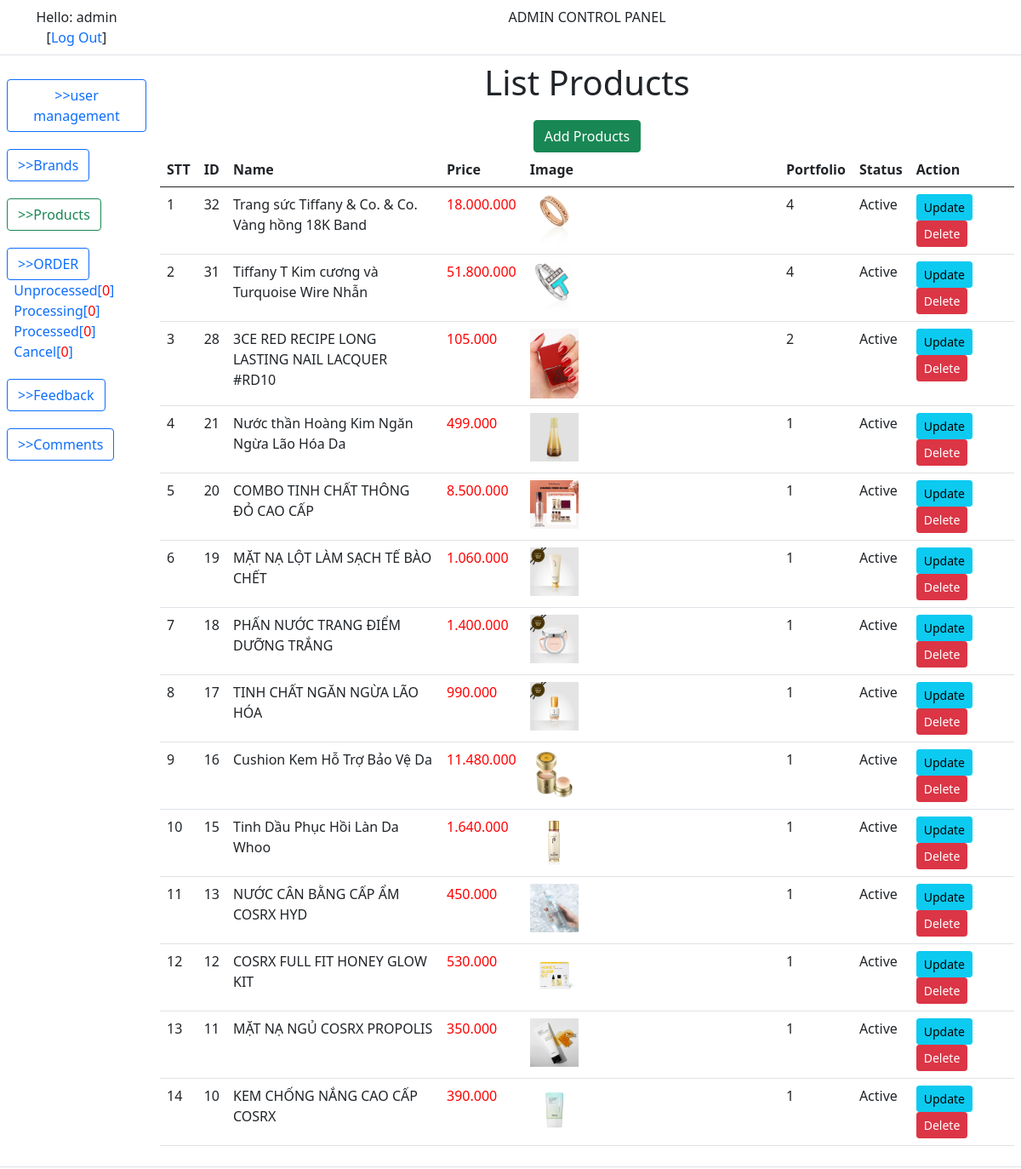
Page /Admin/index.php?option=product (signed in) on the committed database.
### tables this page shows
CREATE TABLE `products` (
  `id` int(11) NOT NULL,
  `brandid` int(11) NOT NULL,
  `productportfolio` int(5) NOT NULL,
  `name` varchar(300) NOT NULL,
  `price` int(11) NOT NULL,
  `image` varchar(100) NOT NULL,
  `description` text NOT NULL,
  `status` tinyint(4) NOT NULL DEFAULT 1
);

### Admin/products/showproducts.php (the view, shortened to what this page needs)
<?php
	$query="select*from products order by id desc ";
	$result=$connect->query($query);
?>
<h1>List Products</h1>
<section style="text-align: center;"><a href="?option=productadd" class="btn btn-success">Add Products</a></section>
<table class="table table-bodered">
	<thead>
		<tr>
			<th>STT</th>
			<th>ID</th>
			<th>Name </th>
			<th>Price </th>
			<th>Image</th>
			<th>Portfolio</th>
			<th>Status</th>
			<th>Action</th>
		</tr>
	</thead>
	<tbody>
		<?php $count=1;?>
		<?php foreach ($result as $item):?>
				<tr>
					<td><?=$count++?></td>
					<td><?=$item['id']?></td>
					<td width="25%"><?=$item['name']?></td>
					<td style="color: red;"><?=number_format($item['price'],0,',','.')?></td>
					<td width="30%"><img src="../imageproducts/<?=$item['image']?>" width="20%"></td>
					<td><?=$item['productportfolio']?></td>
					<td><?=$item['status']==1?'Active':'Unactive'?></td>
					<td>
						<a class="btn btn-sm btn-info" href="?option=productupdate&id=<?=$item['id']?>">Update</a>
						<a class="btn btn-sm btn-danger" href="?option=product&id=<?=$item['id']?>&image=<?=$item['image']?>" onclick="return confirm ('Are you sure ?')">Delete</a>
					</td>
				</tr>
		<?php endforeach; ?>
	</tbody>
</table>

### Admin/index.php (shortened to what this page needs)
<?php $connect = new MySQLi('localhost','root','','eproject1'); ?>
<!DOCTYPE html>
<html>
<head>
	<link href="https://cdn.jsdelivr.net/npm/bootstrap@5.0.1/dist/css/bootstrap.min.css" rel="stylesheet">
	<link rel="stylesheet" type="text/css" href="css.css">
</head>
<body>
	<section>
		<?php
			if (isset($_SESSION['admin'])) {
				include"admincontrol.php";
			} else {
				include"login.php";
			}
		?>
	</section>
</body>
</html>

### Admin/admincontrol.php (shortened to what this page needs)
<?php
	$chuaxuly=mysqli_num_rows($connect->query("select*from orders where status=1"));
	$dangxuly=mysqli_num_rows($connect->query("select*from orders where status=2"));
	$daxuly=mysqli_num_rows($connect->query("select*from orders where status=3"));
	$huy=mysqli_num_rows($connect->query("select*from orders where status=4"));
?>
<table class="table table-brodered tbl-admin">
	<tbody>
		<tr >
			<td style="width: 15%;text-align: center;">Hello: <?=$_SESSION['admin'];?><br>[<a href="?option=logout">Log Out</a>] </td>
			<td style="text-align: center;">ADMIN CONTROL PANEL</td>
		</tr>
		<tr>
			<td>
				<section><a  class="btn btn-outline-primary" href="?option=users">>>user management</a></section>
				<section><a  class="btn btn-outline-primary" href="?option=brand">>>Brands</a></section>
				<section><a class="btn btn-outline-success" href="?option=product">>>Products</a></section>
				<section>
					<section class="btn btn-outline-primary" >>>ORDER</section>
					<section><a href="?option=order&status=1">&nbsp;&nbsp;Unprocessed[<span style="color:red"><?=$chuaxuly?></span>]</a></section>
					<section><a href="?option=order&status=2">&nbsp;&nbsp;Processing[<span style="color:red"><?=$dangxuly?></span>]</a></section>
					<section><a href="?option=order&status=3">&nbsp;&nbsp;Processed[<span style="color:red"><?=$daxuly?></span>]</a></section>
					<section><a href="?option=order&status=4">&nbsp;&nbsp;Cancel[<span style="color:red"><?=$huy?></span>]</a></section>
				</section>
				<section><a class="btn btn-outline-primary" href="?option=feedback">>>Feedback</a></section>
				<section><a class="btn btn-outline-primary" href="?option=comments">>>Comments</a></section>
			</td>
			<td>
				<?php
					if (isset($_GET['option'])) {
						switch ($_GET['option']) {
							case 'product':
								include"products/showproducts.php";
								break;
						}
					}
				?>
			</td>
		</tr>
	</tbody>
</table>

### Admin/css.css (style rules this page uses)
h1 { text-align: center; }
.tbl-admin td>section { margin-top: 20px; text-decoration: none; }
a { text-decoration: none; }

### rows in the picture
products: id "32", name "Trang sức Tiffany & Co. & Co. Vàng hồng 18K Band", price "18.000.000", image (picture), productportfolio "4", status "Active"
products: id "31", name "Tiffany T Kim cương và Turquoise Wire Nhẫn", price "51.800.000", image (picture), productportfolio "4", status "Active"
products: id "28", name "3CE RED RECIPE LONG LASTING NAIL LACQUER #RD10", price "105.000", image (picture), productportfolio "2", status "Active"
products: id "21", name "Nước thần Hoàng Kim Ngăn Ngừa Lão Hóa Da", price "499.000", image (picture), productportfolio "1", status "Active"
products: id "20", name "COMBO TINH CHẤT THÔNG ĐỎ CAO CẤP", price "8.500.000", image (picture), productportfolio "1", status "Active"
products: id "19", name "MẶT NẠ LỘT LÀM SẠCH TẾ BÀO CHẾT", price "1.060.000", image (picture), productportfolio "1", status "Active"
products: id "18", name "PHẤN NƯỚC TRANG ĐIỂM DƯỠNG TRẮNG", price "1.400.000", image (picture), productportfolio "1", status "Active"
products: id "17", name "TINH CHẤT NGĂN NGỪA LÃO HÓA", price "990.000", image (picture), productportfolio "1", status "Active"
products: id "16", name "Cushion Kem Hỗ Trợ Bảo Vệ Da", price "11.480.000", image (picture), productportfolio "1", status "Active"
products: id "15", name "Tinh Dầu Phục Hồi Làn Da Whoo", price "1.640.000", image (picture), productportfolio "1", status "Active"
products: id "13", name "NƯỚC CÂN BẰNG CẤP ẨM COSRX HYD", price "450.000", image (picture), productportfolio "1", status "Active"
products: id "12", name "COSRX FULL FIT HONEY GLOW KIT", price "530.000", image (picture), productportfolio "1", status "Active"
products: id "11", name "MẶT NẠ NGỦ COSRX PROPOLIS", price "350.000", image (picture), productportfolio "1", status "Active"
products: id "10", name "KEM CHỐNG NẮNG CAO CẤP COSRX", price "390.000", image (picture), productportfolio "1", status "Active"

### other values in the picture
$_SESSION['admin'] "admin"
$chuaxuly "0"
$dangxuly "0"
$daxuly "0"
$huy "0"
